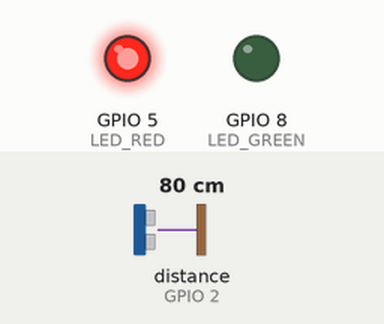
Simulated run of this sketch. Board: ESP32-S3. On the bench: output pins drawn as LEDs (lit = HIGH). Wiring (inferred from the names in the program): ultrasonic range finder: trigger GPIO 3; echo GPIO 2. The test bench sets the inputs (shaded band); at power-on: distance to the obstacle (sensor on GPIO 2) 80 cm. The echo pulse lasts 58.3 µs per cm; pins used as bus, display or sensor lines are not drawn; what the sketch prints to the serial monitor is not drawn.

Above: at 1.2 s.
1.3 s: distance to the obstacle (sensor on GPIO 2) set to 148 cm
2.8 s: distance to the obstacle (sensor on GPIO 2) set to 155 cm
At 4.2 s:
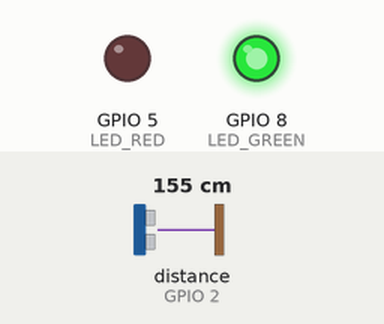
4.5 s: distance to the obstacle (sensor on GPIO 2) set to 2 cm
At 5.8 s:
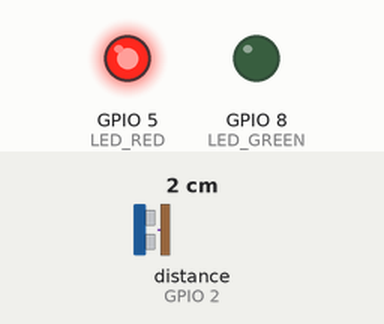
6.1 s: distance to the obstacle (sensor on GPIO 2) set to 250 cm
At 6.4 s:
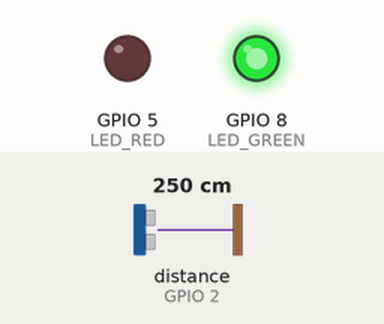
Timing chart, 0 to 8.6 s (numbered marks = the images above; inputs shaded):
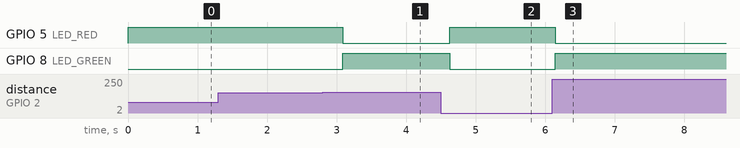

The sketch:

ultrasonic_wroom.ino
```cpp
#include <Arduino.h>
#include <esp_now.h>
#include <WiFi.h>

#define TRIG 3
#define ECHO 2
#define LED_RED 5
#define LED_GREEN 8

// =============================
// PACKET STRUCT
// =============================
typedef struct {
  int distance;
  bool occupied;
} ParkingPacket;

ParkingPacket packet;

// =============================
// GATEWAY MAC ADDRESS (FIXED!)
// =============================
uint8_t gatewayAddress[] = {0xEC, 0x64, 0xC9, 0x85, 0x15, 0xD0};

// =============================
// NEW CALLBACK FORMAT (IDF v5.5)
// =============================
void onSent(const esp_now_send_info_t *info, esp_now_send_status_t status) {
  Serial.printf("Packet → %s\n", status == ESP_NOW_SEND_SUCCESS ? "Delivered" : "FAILED");
}

void setup() {
  Serial.begin(115200);

  pinMode(TRIG, OUTPUT);
  pinMode(ECHO, INPUT);
  pinMode(LED_RED, OUTPUT);
  pinMode(LED_GREEN, OUTPUT);

  WiFi.mode(WIFI_STA);

  if (esp_now_init() != ESP_OK) {
    Serial.println("❌ ESP-NOW Init Failed");
    return;
  }

  esp_now_register_send_cb(onSent);

  // Register Peer
  esp_now_peer_info_t peerInfo = {};
  memcpy(peerInfo.peer_addr, gatewayAddress, 6);
  peerInfo.channel = 0;
  peerInfo.encrypt = false;

  if (esp_now_add_peer(&peerInfo) != ESP_OK) {
    Serial.println("❌ Failed to add peer");
    return;
  }

  Serial.println("✔ ESP-NOW Sensor Ready");
}

void loop() {

  // Trigger ultrasonic
  digitalWrite(TRIG, LOW); delayMicroseconds(2);
  digitalWrite(TRIG, HIGH); delayMicroseconds(10);
  digitalWrite(TRIG, LOW);

  long duration = pulseIn(ECHO, HIGH, 30000);
  long distance = duration * 0.034 / 2;

  Serial.printf("Distance: %ld cm\n", distance);

  bool occupied = (distance > 0 && distance < 150);

  digitalWrite(LED_RED,   occupied);
  digitalWrite(LED_GREEN, !occupied);

  packet.distance = distance;
  packet.occupied = occupied;

  esp_now_send(gatewayAddress, (uint8_t*)&packet, sizeof(packet));

  delay(300);
}
```

Measured:
- the behaviour switches between 151 and 152 cm on distance to the obstacle (sensor on GPIO 2) (found by bisection; images 0 and 1)
- after the input at 1.3 s, every drawn part: stays the same
- after the input at 2.8 s, GPIO 5 (LED_RED): HIGH → LOW after 0.29 s; GPIO 8 (LED_GREEN): LOW → HIGH after 0.29 s
- after the input at 4.5 s, GPIO 5 (LED_RED): LOW → HIGH after 0.13 s; GPIO 8 (LED_GREEN): HIGH → LOW after 0.13 s
- after the input at 6.1 s, GPIO 5 (LED_RED): HIGH → LOW after 0.05 s; GPIO 8 (LED_GREEN): LOW → HIGH after 0.05 s
